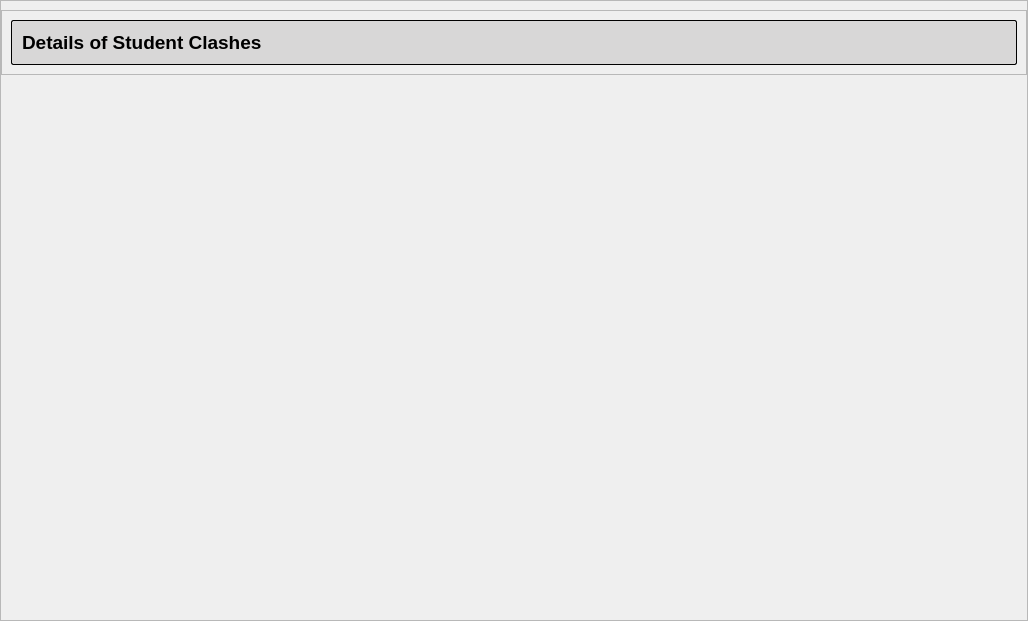
                   <widget class="QWidget" name="scrollAreaWidgetContents_2">
                    <property name="geometry">
                     <rect>
                      <x>0</x>
                      <y>0</y>
                      <width>1028</width>
                      <height>621</height>
                     </rect>
                    </property>
                    <layout class="QHBoxLayout" name="horizontalLayout_51">
                     <property name="leftMargin">
                      <number>0</number>
                     </property>
                     <property name="topMargin">
                      <number>0</number>
                     </property>
                     <property name="rightMargin">
                      <number>0</number>
                     </property>
                     <property name="bottomMargin">
                      <number>0</number>
                     </property>
                     <item>
                      <widget class="QFrame" name="frame_48">
                       <property name="sizePolicy">
                        <sizepolicy hsizetype="Preferred" vsizetype="Expanding">
                         <horstretch>0</horstretch>
                         <verstretch>0</verstretch>
                        </sizepolicy>
                       </property>
                       <property name="frameShape">
                        <enum>QFrame::StyledPanel</enum>
                       </property>
                       <property name="frameShadow">
                        <enum>QFrame::Raised</enum>
                       </property>
                       <layout class="QHBoxLayout" name="horizontalLayout_47">
                        <property name="leftMargin">
                         <number>0</number>
                        </property>
                        <property name="rightMargin">
                         <number>0</number>
                        </property>
                        <property name="bottomMargin">
                         <number>0</number>
                        </property>
                        <item alignment="Qt::AlignTop">
                         <widget class="QFrame" name="frame_51">
                          <property name="styleSheet">
                           <string notr="true">QFrame#frame_52 {border: 1px solid black;}</string>
                          </property>
                          <property name="frameShape">
                           <enum>QFrame::StyledPanel</enum>
                          </property>
                          <property name="frameShadow">
                           <enum>QFrame::Raised</enum>
                          </property>
                          <layout class="QVBoxLayout" name="verticalLayout_23">
                           <item alignment="Qt::AlignTop">
                            <widget class="QLabel" name="label_11">
                             <property name="styleSheet">
                              <string notr="true">font-size: 19px;
font-weight: 600;
background-color: rgb(216, 215, 215);
padding: 5px;
padding-bottom: 10px;
padding-top: 10px;
border-radius: 2px;
border: 1px solid black;</string>
                             </property>
                             <property name="text">
                              <string>Details of Student Clashes</string>
                             </property>
                            </widget>
                           </item>
                          </layout>
                         </widget>
                        </item>
                       </layout>
                      </widget>
                     </item>
                    </layout>
                   </widget>
